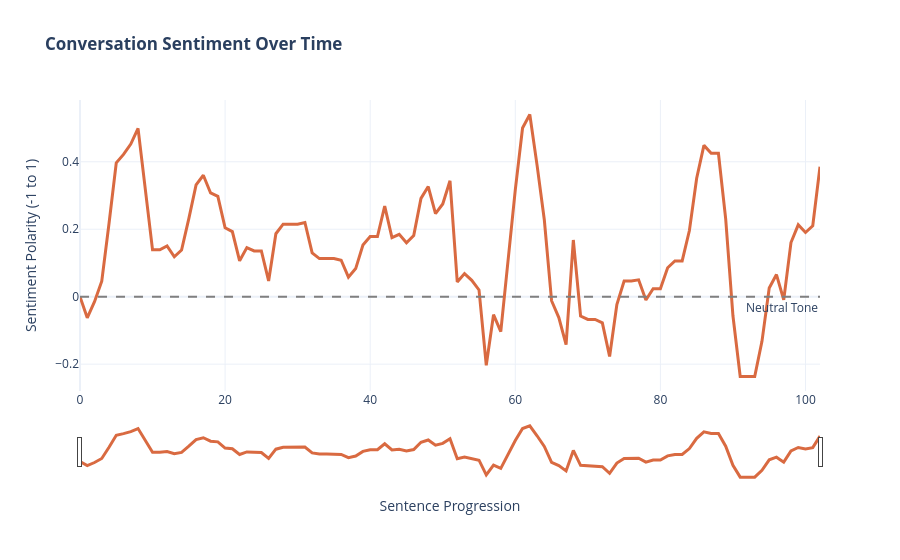

Notebook cell for this chart:
### Markdown cell above
## Phase 5: Interactive Visualizations (Plotly)

### Rationale & Methodology
While static charts are useful for printed reports, the high-dimensionality of NLP data requires interactive exploration. To allow end-users to interrogate the data directly, this phase utilizes `plotly.graph_objects` to build a suite of interactive UI widgets directly within the notebook environment.

### Code cell
# Wrap the text using HTML tags
df_sentiment['Wrapped_Text'] = df_sentiment['Text'].apply(
    lambda x: '<br>'.join(textwrap.wrap(x, width=60))
)

# Initialize Plotly figure
fig1 = go.Figure()

# Add Rolling Average Line
fig1.add_trace(go.Scatter(
    x=df_sentiment['Sentence_Index'],
    y=df_sentiment['Rolling_Polarity'],
    mode='lines',
    name='5-Sentence Rolling Avg',
    line=dict(color='#D96A41', width=3),
    
    # Customize hover tool
    hovertemplate=
    '<b>Sentence %{x}</b><br>' +
    '<b>Rolling Polarity:</b> %{y:.2f}<br>' +
    '<br><b>Exact Quote:</b><br><i>%{customdata}</i><extra></extra>',
    customdata=df_sentiment['Wrapped_Text']
))

# Add Neutral Baseline
fig1.add_hline(
    y=0, 
    line_dash="dash", 
    line_color="gray", 
    annotation_text="Neutral Tone", 
    annotation_position="bottom right"
)

# Layout, Range Slider
fig1.update_layout(
    title='<b>Conversation Sentiment Over Time</b>',
    xaxis_title='Sentence Progression',
    yaxis_title='Sentiment Polarity (-1 to 1)',
    template='plotly_white',
    hovermode="x unified",
    xaxis=dict(
        rangeslider=dict(visible=True),
        type="linear"
    )
)

fig1.show()

### Figure 1 — Plotly figure (JSON) as saved in the notebook; plotly's stock layout.template omitted (floating-point values rounded to 4 significant figures)
{"data": [{"customdata": ["Let's work through a hypothetical scenario.", "I am hosting a dinner party and can invite anyone from the<br>past or present.", "I want to have 10 guests and a mix of political figures,<br>entertainment stars, and highly respected professionals in<br>their field (i.e., economists, biologists, entrepreneurs,<br>etc.).", "Guests should be intelligent but approachable and have a<br>sense of humor such that conversations don't risk becoming<br>unbalanced and too serious.", "Can you provide me an ideal guest list of 10?", "This is a brilliant challenge.", "The key to a dinner party like this isn't just<br>\"greatness\"—it’s chemistry.", "You need people who are comfortable being the smartest<br>person in the room but have enough humility to pass the salt<br>and laugh at themselves.", "Here is an ideal guest list of 10 figures who bridge the gap<br>between profound brilliance and genuine wit.", "The Political Heavyweights (With a Wink) Benjamin Franklin:<br>The ultimate \"Renaissance Man.\"", "He was a diplomat and Founding Father, but also a notorious<br>prankster and wit.", "He’d keep the conversation flowing and likely offer to fix<br>your toaster (or reinvent it).", "Ann Richards: The former Governor of Texas was legendary for<br>her sharp tongue and \"white-hot\" humor.", "She could hold her own against any world leader while making<br>the entire table roar with laughter.", "The Entertainment & Cultural Icons Dolly Parton: Don't let<br>the rhinestones fool you; she is a master business mogul and<br>songwriter.", "Dolly is famously self-deprecating, approachable, and has a<br>way of making everyone feel like the most important person<br>in the room.", "Trevor Noah: He bridges the gap between global politics and<br>entertainment perfectly.", "He’s incredibly well-read on international affairs but views<br>the world through a lens of observational comedy that keeps<br>things light.", "The \"Mad Scientists\" & Naturalists Richard Feynman: A Nobel<br>Prize-winning physicist who also played the bongo drums and<br>loved cracking safes.", "He had a \"childlike curiosity\" and hated stuffiness, making<br>him the perfect person to explain quantum mechanics without<br>ruining the appetizers.", "Jane Goodall: You need someone to ground the table.", "Jane is one of the most respected biologists in history, but<br>she possesses a serene, dry sense of humor and incredible<br>stories that remind everyone of our connection to the world.", "The Business & Tech Visionaries Steve Wozniak:", "Unlike some \"intense\" tech founders, \"The Woz\" is a known<br>prankster who values fun as much as innovation.", "He’d be the one showing everyone a neat gadget he built out<br>of a calculator and a paperclip.", "Sara Blakely: The founder of Spanx is a master of \"failing<br>forward.\"", "She’s an elite entrepreneur who is refreshingly open about<br>her blunders and has a background in stand-up comedy—perfect<br>for keeping the \"entrepreneur talk\" from getting too<br>corporate.", "The Wise Generalists Maya Angelou:", "She was a poet, civil rights activist, and memoirist, but<br>she also had a deep, soulful laugh and a love for good food.", "She provides the \"emotional glue\" for the evening.", "Julia Child:", "Technically an \"entertainment star\" and a culinary<br>professional, but also a former OSS intelligence bridge.", "She was famously unpretentious; if the soufflé falls, she’d<br>just tell everyone to \"pick it up and put it back in!\"", "Why this mix works: Low Egos, High Intellect: Everyone here<br>has reached the top of their field but is famous for their<br>approachability.", "The \"Bridge\" Factor: Trevor Noah can talk to Ann Richards<br>about politics; Feynman can talk to Wozniak about<br>engineering; Julia Child can talk to Ben Franklin about...", "well, everything.", "Vibe Check: You have enough \"big\" personalities to keep the<br>energy up, but enough \"listeners\" (like Goodall and Angelou)<br>to ensure the table doesn't turn into a shouting match.", "Would you like me to help you design a three-course menu<br>that would satisfy this specific group of legends?", "Can you generate three \"hot potato\" questions to ask during<br>the dinner that will keep conversation interesting but also<br>humorous?", "To keep a table of this caliber engaged, you need questions<br>that are intellectually chewy but tonally light.", "These \"Hot Potato\" questions are designed to bounce around<br>the table, forcing a Nobel Prize winner to debate a country<br>music legend on equal footing.", "1.", "The \"Accidental Genius\" Prompt \"What is the most successful<br>or 'brilliant' thing you’ve ever done that was actually a<br>complete, embarrassing mistake?\" Why it works: This is the<br>ultimate equalizer.", "High-achievers like Sara Blakely (who started Spanx by<br>cutting the feet off pantyhose) and Richard Feynman (who won<br>a Nobel Prize because he started calculating the physics of<br>a wobbling cafeteria plate) will love this.", "It moves the conversation away from \"look how great I am\" to<br>\"look how lucky/clumsy I am,\" which builds instant rapport.", "2.", "The \"Interspecies Governance\" Prompt \"If we had to replace<br>the entire world's political leadership with a single<br>species of animal, which species would lead us into a<br>utopia, and which would lead us into immediate, hilarious<br>chaos?", "\" Why it works: This perfectly bridges the gap between your<br>guests.", "Jane Goodall can provide actual primate data; Ann Richards<br>and Trevor Noah can lampoon current political structures;<br>and Ben Franklin—who famously wanted the turkey to be the<br>national bird—would have a field day defending the honor of<br>the avian world.", "3.", "The \"Preemptive Mugshot\" Prompt \"If the police showed up at<br>this front door right now and arrested everyone at this<br>table without explanation, what would your closest friends<br>and family assume you finally got caught doing?\" Why it<br>works: This is the \"mischief\" question.", "It’s a playful way to let guests poke fun at their own<br>reputations.", "Dolly Parton might joke about a \"glitter-smuggling ring,\"<br>while Steve Wozniak might admit to a high-tech prank gone<br>wrong.", "It forces everyone to reveal a bit of their \"inner rebel\" in<br>a way that is inherently humorous and humanizing.", "Pro-Tip for the Host: If the conversation starts to lean too<br>heavily into one person’s expertise (e.g., Feynman gets too<br>deep into particle physics), use Julia Child as your \"reset<br>button.\"", "Simply ask: \"Julia, if Richard’s subatomic particles were an<br>ingredient in a sauce, would they be a thickening agent or a<br>garnish?\"", "It’s impossible to be stuffy when you're talking about<br>physics through the lens of gravy.", "Would you like me to draft a custom \"Icebreaker Menu\" card<br>for each guest that includes a personalized, funny trivia<br>fact about them?", "Can you create a sample, fake conversation that the first<br>hot potato question (\"Accidental Genius\" prompt) might<br>inspire?", "This is the moment the dinner party moves from \"polite<br>networking\" to \"legendary evening.\"", "Imagine the candles are flickering, Julia Child has just<br>served a perfectly imperfect duck l'orange, and you drop the<br>\"Accidental Genius\" question.", "Here is how that conversation might play out: The<br>\"Accidental Genius\" Round-Table The Host: \"Alright,<br>everyone, time for a 'Hot Potato.'", "What is the most successful thing you’ve ever done that was<br>actually a complete, embarrassing mistake?", "\" Sara Blakely: (Laughing immediately) \"Oh, I’ll take this.", "My entire billion-dollar company started because I was too<br>cheap to buy new clothes!", "I had these cream-colored pants and no 'smooth' underwear to<br>wear beneath them.", "I took a pair of scissors and cut the feet off my control-<br>top pantyhose.", "I spent the whole night with the legs rolling up my thighs<br>like window shades.", "It was a disaster, but I looked great in the pants.", "Thus, Spanx was born from a pair of ruined tights and a lack<br>of planning!\" Richard Feynman: (Leaning forward, eyes<br>twinkling) \"That’s high-level engineering, Sara!", "My Nobel Prize essentially started because I was bored in a<br>Cornell cafeteria.", "I saw a guy throw a dinner plate in the air like a Frisbee.", "I noticed the plate wobbled, but the red Cornell medallion<br>on the plate rotated faster than the wobble.", "I started calculating the motion just for the 'fun' of it.", "People thought I was doing deep, serious research.", "I was actually just avoidng my real work because I was<br>burned out.", "That 'cafeteria wobble' eventually led me to the equations<br>for quantum electrodynamics.", "\" Ann Richards: (Dryly) \"Richard, honey, only a man could<br>win a Nobel Prize for watching someone throw dishes.", "If a woman did that, we’d just call it 'Tuesday night with<br>the ex-husband'!", "\" The table erupts in laughter.", "Julia Child nearly spills her wine.", "Julia Child: \"Exactly!", "I once dropped a potato pancake directly onto the stove<br>during a live broadcast.", "I didn't have a backup, so I just scooped it up, plopped it<br>back in the pan, and told the audience, 'Remember, you are<br>alone in the kitchen, nobody can see you!'", "People wrote me letters for years saying it was a<br>'brilliant' lesson in culinary confidence.", "Truly, I was just terrified of losing a perfectly good<br>potato!\" Benjamin Franklin: \"Mistakes are the portals of<br>discovery, Julia.", "I once attempted to electrocute a turkey for a Christmas<br>gala—I thought the electricity would make the meat<br>uncommonly tender.", "Instead, I managed to shock myself into unconsciousness in<br>front of all my guests.", "When I woke up, they were all applauding, thinking I was<br>testing the limits of human conductivity.", "I didn't have the heart to tell them I was just a hungry man<br>with a very poor grip on a wire.", "\" Dolly Parton: (Giggling) \"Well, Ben, at least you had a<br>spark!", "I once entered a 'Dolly Parton Lookalike Contest' at a drag<br>club in Hollywood.", "I went totally over the top—higher hair, bigger everything.", "And I lost!", "To a man!", "It was the most embarrassing 'failure' of my life, but it<br>became my favorite story to tell.", "It taught me that nobody does 'Dolly' quite like a<br>professional, including me.", "\" Maya Angelou: (In her deep, melodic voice) \"You see?", "We are all just beautiful accidents waiting for a place to<br>happen.", "\" Why this works: The Power Dynamics: By starting with Sara<br>Blakely and Julia Child, you've established a \"no-judgment<br>zone\" where even the most successful people can admit to<br>being messy.", "The Pivot: Feynman and Franklin provide the intellectual<br>weight, showing that even \"Hard Science\" is often just a<br>series of lucky stumbles.", "The Closer: Dolly Parton and Maya Angelou bring it back to<br>the human element, ensuring the conversation feels warm<br>rather than competitive.", "Would you like me to create a \"Seating Chart\" for these 10<br>guests to ensure the best possible cross-table banter?"], "hovertemplate": "<b>Sentence %{x}</b><br><b>Rolling Polarity:</b> %{y:.2f}<br><br><b>Exact Quote:</b><br><i>%{customdata}</i><extra></extra>", "line": {"color": "#D96A41", "width": 3}, "mode": "lines", "name": "5-Sentence Rolling Avg", "type": "scatter", "x": [0, 1, 2, 3, 4, 5, 6, 7, 8, 9, 10, 11, 12, 13, 14, 15, 16, 17, 18, 19, 20, 21, 22, 23, 24, 25, 26, 27, 28, 29, 30, 31, 32, 33, 34, 35, 36, 37, 38, 39, 40, 41, 42, 43, 44, 45, 46, 47, 48, 49, 50, 51, 52, 53, 54, 55, 56, 57, 58, 59, 60, 61, 62, 63, 64, 65, 66, 67, 68, 69, 70, 71, 72, 73, 74, 75, 76, 77, 78, 79, 80, 81, 82, 83, 84, 85, 86, 87, 88, 89, 90, 91, 92, 93, 94, 95, 96, 97, 98, 99, 100, 101, 102], "y": [0.0, -0.0625, -0.015, 0.04604, 0.2168, 0.3968, 0.4218, 0.4525, 0.4989, 0.3189, 0.1389, 0.1389, 0.1506, 0.1183, 0.1383, 0.2317, 0.3317, 0.36, 0.3075, 0.2975, 0.2042, 0.1931, 0.1064, 0.1456, 0.1356, 0.1356, 0.04667, 0.1867, 0.215, 0.215, 0.215, 0.22, 0.13, 0.113, 0.113, 0.113, 0.108, 0.058, 0.08333, 0.1533, 0.1783, 0.1783, 0.2683, 0.175, 0.185, 0.16, 0.1814, 0.2914, 0.3264, 0.2464, 0.275, 0.3436, 0.04357, 0.06857, 0.04857, 0.02, -0.2033, -0.05333, -0.1033, 0.1167, 0.3167, 0.5, 0.54, 0.39, 0.228, -0.01197, -0.06197, -0.142, 0.168, -0.0575, -0.0675, -0.0675, -0.0775, -0.1775, -0.02333, 0.04667, 0.04667, 0.05, -0.01, 0.02333, 0.02333, 0.08583, 0.1061, 0.1061, 0.1961, 0.3511, 0.4486, 0.425, 0.425, 0.231, -0.0565, -0.2365, -0.2365, -0.2365, -0.1325, 0.02556, 0.06556, -0.009444, 0.1606, 0.2131, 0.1903, 0.2103, 0.3853]}], "layout": {"annotations": [{"showarrow": false, "text": "Neutral Tone", "x": 1, "xanchor": "right", "xref": "x domain", "y": 0, "yanchor": "top", "yref": "y"}], "autosize": true, "hovermode": "x unified", "shapes": [{"line": {"color": "gray", "dash": "dash"}, "type": "line", "x0": 0, "x1": 1, "xref": "x domain", "y0": 0, "y1": 0, "yref": "y"}], "title": {"text": "<b>Conversation Sentiment Over Time</b>"}, "xaxis": {"autorange": true, "range": [0, 102], "rangeslider": {"autorange": true, "range": [0, 102], "visible": true, "yaxis": {"_template": null, "rangemode": "match"}}, "title": {"text": "Sentence Progression"}, "type": "linear"}, "yaxis": {"autorange": true, "range": [-0.2796, 0.5831], "title": {"text": "Sentiment Polarity (-1 to 1)"}, "type": "linear"}}}
